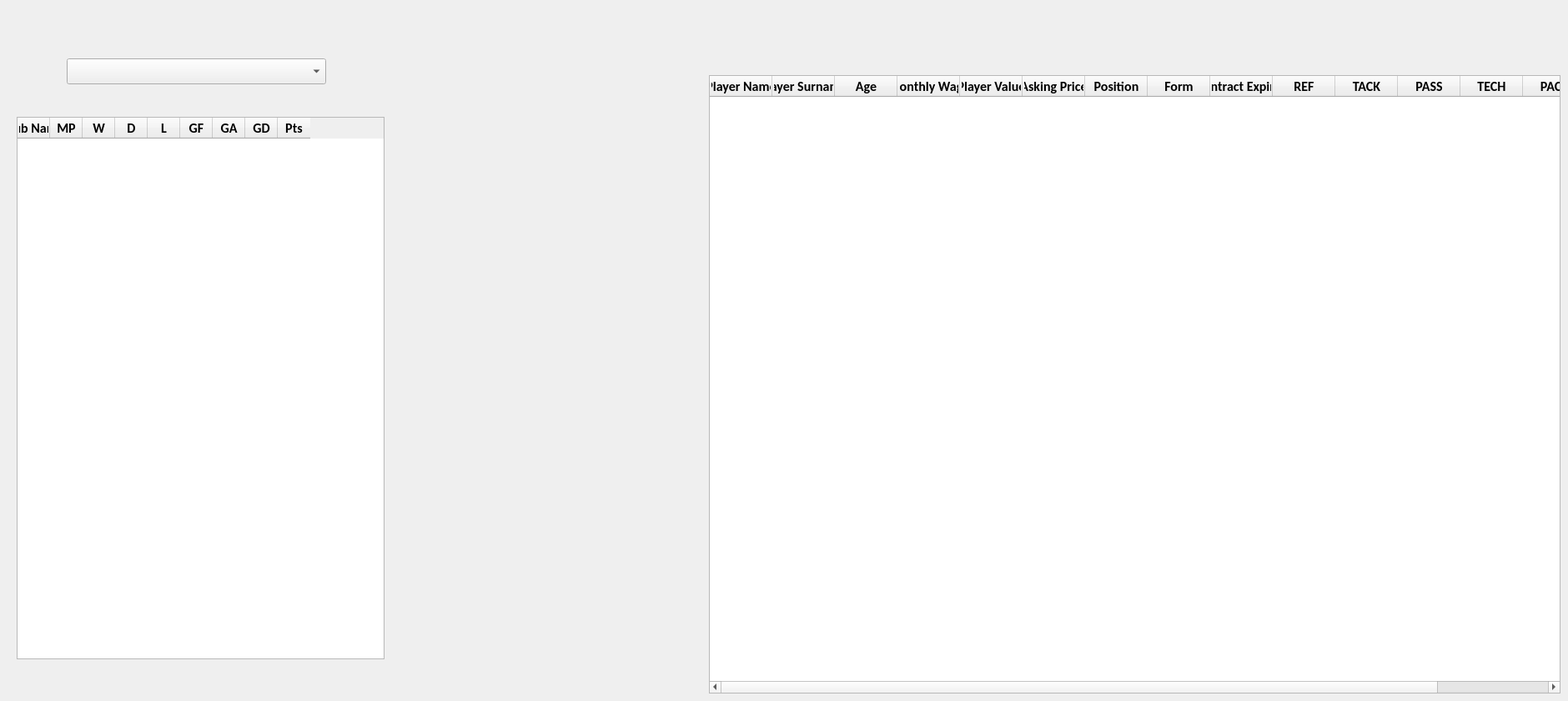
    <widget class="QWidget" name="tab_3">
     <attribute name="title">
      <string>League</string>
     </attribute>
     <widget class="QComboBox" name="LeagueComboBox">
      <property name="geometry">
       <rect>
        <x>80</x>
        <y>70</y>
        <width>311</width>
        <height>31</height>
       </rect>
      </property>
      <property name="font">
       <font>
        <family>Calibri</family>
        <pointsize>12</pointsize>
        <weight>75</weight>
        <bold>true</bold>
       </font>
      </property>
      <property name="currentIndex">
       <number>-1</number>
      </property>
      <property name="insertPolicy">
       <enum>QComboBox::InsertAtTop</enum>
      </property>
     </widget>
     <widget class="QTableWidget" name="LeagueTable">
      <property name="geometry">
       <rect>
        <x>20</x>
        <y>140</y>
        <width>441</width>
        <height>650</height>
       </rect>
      </property>
      <property name="verticalScrollBarPolicy">
       <enum>Qt::ScrollBarAlwaysOff</enum>
      </property>
      <property name="horizontalScrollBarPolicy">
       <enum>Qt::ScrollBarAlwaysOff</enum>
      </property>
      <property name="editTriggers">
       <set>QAbstractItemView::NoEditTriggers</set>
      </property>
      <attribute name="horizontalHeaderDefaultSectionSize">
       <number>39</number>
      </attribute>
      <column>
       <property name="text">
        <string>-- Club Name --</string>
       </property>
       <property name="font">
        <font>
         <family>Calibri</family>
         <pointsize>12</pointsize>
         <weight>75</weight>
         <bold>true</bold>
        </font>
       </property>
       <property name="textAlignment">
        <set>AlignCenter</set>
       </property>
      </column>
      <column>
       <property name="text">
        <string>MP</string>
       </property>
       <property name="font">
        <font>
         <family>Calibri</family>
         <pointsize>12</pointsize>
         <weight>75</weight>
         <bold>true</bold>
        </font>
       </property>
       <property name="textAlignment">
        <set>AlignCenter</set>
       </property>
      </column>
      <column>
       <property name="text">
        <string>W</string>
       </property>
       <property name="font">
        <font>
         <family>Calibri</family>
         <pointsize>12</pointsize>
         <weight>75</weight>
         <bold>true</bold>
        </font>
       </property>
       <property name="textAlignment">
        <set>AlignCenter</set>
       </property>
      </column>
      <column>
       <property name="text">
        <string>D</string>
       </property>
       <property name="font">
        <font>
         <family>Calibri</family>
         <pointsize>12</pointsize>
         <weight>75</weight>
         <bold>true</bold>
        </font>
       </property>
       <property name="textAlignment">
        <set>AlignCenter</set>
       </property>
      </column>
      <column>
       <property name="text">
        <string>L</string>
       </property>
       <property name="font">
        <font>
         <family>Calibri</family>
         <pointsize>12</pointsize>
         <weight>75</weight>
         <bold>true</bold>
        </font>
       </property>
       <property name="textAlignment">
        <set>AlignCenter</set>
       </property>
      </column>
      <column>
       <property name="text">
        <string>GF</string>
       </property>
       <property name="font">
        <font>
         <family>Calibri</family>
         <pointsize>12</pointsize>
         <weight>75</weight>
         <bold>true</bold>
        </font>
       </property>
       <property name="textAlignment">
        <set>AlignCenter</set>
       </property>
      </column>
      <column>
       <property name="text">
        <string>GA</string>
       </property>
       <property name="font">
        <font>
         <family>Calibri</family>
         <pointsize>12</pointsize>
         <weight>75</weight>
         <bold>true</bold>
        </font>
       </property>
       <property name="textAlignment">
        <set>AlignCenter</set>
       </property>
      </column>
      <column>
       <property name="text">
        <string>GD</string>
       </property>
       <property name="font">
        <font>
         <family>Calibri</family>
         <pointsize>12</pointsize>
         <weight>75</weight>
         <bold>true</bold>
        </font>
       </property>
       <property name="textAlignment">
        <set>AlignCenter</set>
       </property>
      </column>
      <column>
       <property name="text">
        <string>Pts</string>
       </property>
       <property name="font">
        <font>
         <family>Calibri</family>
         <pointsize>12</pointsize>
         <weight>75</weight>
         <bold>true</bold>
        </font>
       </property>
       <property name="textAlignment">
        <set>AlignCenter</set>
       </property>
      </column>
     </widget>
     <widget class="QTableWidget" name="selectedTeam">
      <property name="geometry">
       <rect>
        <x>850</x>
        <y>90</y>
        <width>1021</width>
        <height>741</height>
       </rect>
      </property>
      <property name="font">
       <font>
        <family>Calibri</family>
        <pointsize>10</pointsize>
        <weight>50</weight>
        <bold>false</bold>
       </font>
      </property>
      <property name="verticalScrollBarPolicy">
       <enum>Qt::ScrollBarAsNeeded</enum>
      </property>
      <property name="horizontalScrollBarPolicy">
       <enum>Qt::ScrollBarAsNeeded</enum>
      </property>
      <property name="editTriggers">
       <set>QAbstractItemView::NoEditTriggers</set>
      </property>
      <property name="showGrid">
       <bool>true</bool>
      </property>
      <property name="gridStyle">
       <enum>Qt::SolidLine</enum>
      </property>
      <property name="wordWrap">
       <bool>false</bool>
      </property>
      <property name="rowCount">
       <number>0</number>
      </property>
      <property name="columnCount">
       <number>15</number>
      </property>
      <attribute name="horizontalHeaderMinimumSectionSize">
       <number>25</number>
      </attribute>
      <attribute name="horizontalHeaderDefaultSectionSize">
       <number>75</number>
      </attribute>
      <attribute name="horizontalHeaderShowSortIndicator" stdset="0">
       <bool>true</bool>
      </attribute>
      <attribute name="verticalHeaderMinimumSectionSize">
       <number>15</number>
      </attribute>
      <attribute name="verticalHeaderDefaultSectionSize">
       <number>25</number>
      </attribute>
      <attribute name="verticalHeaderShowSortIndicator" stdset="0">
       <bool>true</bool>
      </attribute>
      <column>
       <property name="text">
        <string>Player Name</string>
       </property>
       <property name="font">
        <font>
         <family>Calibri</family>
         <pointsize>12</pointsize>
         <weight>75</weight>
         <bold>true</bold>
        </font>
       </property>
       <property name="textAlignment">
        <set>AlignCenter</set>
       </property>
      </column>
      <column>
       <property name="text">
        <string>Player Surname</string>
       </property>
       <property name="font">
        <font>
         <family>Calibri</family>
         <pointsize>12</pointsize>
         <weight>75</weight>
         <bold>true</bold>
        </font>
       </property>
       <property name="textAlignment">
        <set>AlignCenter</set>
       </property>
      </column>
      <column>
       <property name="text">
        <string>Age</string>
       </property>
       <property name="font">
        <font>
         <family>Calibri</family>
         <pointsize>12</pointsize>
         <weight>75</weight>
         <bold>true</bold>
        </font>
       </property>
       <property name="textAlignment">
        <set>AlignCenter</set>
       </property>
      </column>
      <column>
       <property name="text">
        <string>Monthly Wage</string>
       </property>
       <property name="font">
        <font>
         <family>Calibri</family>
         <pointsize>12</pointsize>
         <weight>75</weight>
         <bold>true</bold>
        </font>
       </property>
       <property name="textAlignment">
        <set>AlignCenter</set>
       </property>
      </column>
      <column>
       <property name="text">
        <string>Player Value</string>
       </property>
       <property name="font">
        <font>
         <family>Calibri</family>
         <pointsize>12</pointsize>
         <weight>75</weight>
         <bold>true</bold>
        </font>
       </property>
       <property name="textAlignment">
        <set>AlignCenter</set>
       </property>
      </column>
      <column>
       <property name="text">
        <string>Asking Price</string>
       </property>
       <property name="font">
        <font>
         <family>Calibri</family>
         <pointsize>12</pointsize>
         <weight>75</weight>
         <bold>true</bold>
        </font>
       </property>
       <property name="textAlignment">
        <set>AlignCenter</set>
       </property>
      </column>
      <column>
       <property name="text">
        <string>Position</string>
       </property>
       <property name="font">
        <font>
         <family>Calibri</family>
         <pointsize>12</pointsize>
         <weight>75</weight>
         <bold>true</bold>
        </font>
       </property>
       <property name="textAlignment">
        <set>AlignCenter</set>
       </property>
      </column>
      <column>
       <property name="text">
        <string>Form</string>
       </property>
       <property name="font">
        <font>
         <family>Calibri</family>
         <pointsize>12</pointsize>
         <weight>75</weight>
         <bold>true</bold>
        </font>
       </property>
       <property name="textAlignment">
        <set>AlignCenter</set>
       </property>
      </column>
      <column>
       <property name="text">
        <string>Contract Expires</string>
       </property>
       <property name="font">
        <font>
         <family>Calibri</family>
         <pointsize>12</pointsize>
         <weight>75</weight>
         <bold>true</bold>
        </font>
       </property>
       <property name="textAlignment">
        <set>AlignCenter</set>
       </property>
      </column>
      <column>
       <property name="text">
        <string>REF</string>
       </property>
       <property name="font">
        <font>
         <family>Calibri</family>
         <pointsize>12</pointsize>
         <weight>75</weight>
         <bold>true</bold>
        </font>
       </property>
       <property name="textAlignment">
        <set>AlignCenter</set>
       </property>
      </column>
      <column>
       <property name="text">
        <string>TACK</string>
       </property>
       <property name="font">
        <font>
         <family>Calibri</family>
         <pointsize>12</pointsize>
         <weight>75</weight>
         <bold>true</bold>
        </font>
       </property>
       <property name="textAlignment">
        <set>AlignCenter</set>
       </property>
      </column>
      <column>
       <property name="text">
        <string>PASS</string>
       </property>
       <property name="font">
        <font>
         <family>Calibri</family>
         <pointsize>12</pointsize>
         <weight>75</weight>
         <bold>true</bold>
        </font>
       </property>
       <property name="textAlignment">
        <set>AlignCenter</set>
       </property>
      </column>
      <column>
       <property name="text">
        <string>TECH</string>
       </property>
       <property name="font">
        <font>
         <family>Calibri</family>
         <pointsize>12</pointsize>
         <weight>75</weight>
         <bold>true</bold>
        </font>
       </property>
       <property name="textAlignment">
        <set>AlignCenter</set>
       </property>
      </column>
      <column>
       <property name="text">
        <string>PACE</string>
       </property>
       <property name="font">
        <font>
         <family>Calibri</family>
         <pointsize>12</pointsize>
         <weight>75</weight>
         <bold>true</bold>
        </font>
       </property>
       <property name="textAlignment">
        <set>AlignCenter</set>
       </property>
      </column>
      <column>
       <property name="text">
        <string>STR</string>
       </property>
       <property name="font">
        <font>
         <family>Calibri</family>
         <pointsize>12</pointsize>
         <weight>75</weight>
         <bold>true</bold>
        </font>
       </property>
       <property name="textAlignment">
        <set>AlignCenter</set>
       </property>
      </column>
     </widget>
    </widget>
